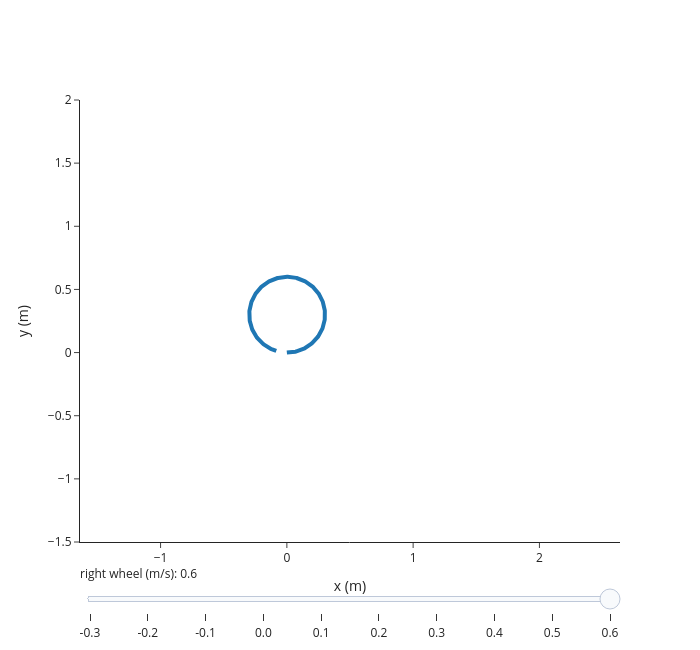

Notebook source saved alongside this figure:
### Markdown cell above
## 4. Try it: change the right wheel's speed

The slider sets the right wheel's ground speed; the left wheel stays at 0.3 m/s. Each path runs for 4 s from the origin, facing along x.

### Code cell
def path(vR, vL, T=4.0, dt=0.01):
    v, w = (vR + vL) / 2, (vR - vL) / L
    q, pts = (0.0, 0.0, 0.0), [(0.0, 0.0)]
    for _ in range(round(T / dt)):
        q = step(q, v, w, dt)
        pts.append(q[:2])
    return np.array(pts)

speeds = np.round(np.arange(-0.3, 0.61, 0.1), 2)
fig = go.Figure()
for i, vR in enumerate(speeds):
    p = path(vR, 0.3)
    fig.add_trace(go.Scatter(x=p[:, 0], y=p[:, 1], mode="lines", visible=(i == len(speeds) - 1),
                             line=dict(width=4), name=f"vR = {vR}"))
steps = [dict(method="update", label=f"{vR}", args=[{"visible": [j == i for j in range(len(speeds))]}])
         for i, vR in enumerate(speeds)]
fig.update_layout(sliders=[dict(active=len(speeds) - 1, steps=steps, currentvalue=dict(prefix="right wheel (m/s): "))],
                  xaxis=dict(range=[-1.5, 2.5], title="x (m)"), yaxis=dict(range=[-1.5, 2], title="y (m)", scaleanchor="x"),
                  template="simple_white", width=700, height=650, showlegend=False)
fig.show()

### Figure 1 — Plotly figure (JSON) as saved in the notebook; plotly's stock layout.template omitted (floating-point values rounded to 4 significant figures; data arrays with more than 128 entries replaced by an {"elided": "..."} marker saying what was removed)
{"data": [{"line": {"width": 4}, "mode": "lines", "name": "vR = -0.3", "type": "scatter", "visible": false, "x": {"elided": "401 float values"}, "y": {"elided": "401 float values"}}, {"line": {"width": 4}, "mode": "lines", "name": "vR = -0.2", "type": "scatter", "visible": false, "x": {"elided": "401 float values"}, "y": {"elided": "401 float values"}}, {"line": {"width": 4}, "mode": "lines", "name": "vR = -0.1", "type": "scatter", "visible": false, "x": {"elided": "401 float values"}, "y": {"elided": "401 float values"}}, {"line": {"width": 4}, "mode": "lines", "name": "vR = 0.0", "type": "scatter", "visible": false, "x": {"elided": "401 float values"}, "y": {"elided": "401 float values"}}, {"line": {"width": 4}, "mode": "lines", "name": "vR = 0.1", "type": "scatter", "visible": false, "x": {"elided": "401 float values"}, "y": {"elided": "401 float values"}}, {"line": {"width": 4}, "mode": "lines", "name": "vR = 0.2", "type": "scatter", "visible": false, "x": {"elided": "401 float values"}, "y": {"elided": "401 float values"}}, {"line": {"width": 4}, "mode": "lines", "name": "vR = 0.3", "type": "scatter", "visible": false, "x": {"elided": "401 float values"}, "y": {"elided": "401 float values"}}, {"line": {"width": 4}, "mode": "lines", "name": "vR = 0.4", "type": "scatter", "visible": false, "x": {"elided": "401 float values"}, "y": {"elided": "401 float values"}}, {"line": {"width": 4}, "mode": "lines", "name": "vR = 0.5", "type": "scatter", "visible": false, "x": {"elided": "401 float values"}, "y": {"elided": "401 float values"}}, {"line": {"width": 4}, "mode": "lines", "name": "vR = 0.6", "type": "scatter", "visible": true, "x": {"elided": "401 float values"}, "y": {"elided": "401 float values"}}], "layout": {"height": 650, "showlegend": false, "sliders": [{"active": 9, "currentvalue": {"prefix": "right wheel (m/s): "}, "steps": [{"args": [{"visible": [true, false, false, false, false, false, false, false, false, false]}], "label": "-0.3", "method": "update"}, {"args": [{"visible": [false, true, false, false, false, false, false, false, false, false]}], "label": "-0.2", "method": "update"}, {"args": [{"visible": [false, false, true, false, false, false, false, false, false, false]}], "label": "-0.1", "method": "update"}, {"args": [{"visible": [false, false, false, true, false, false, false, false, false, false]}], "label": "0.0", "method": "update"}, {"args": [{"visible": [false, false, false, false, true, false, false, false, false, false]}], "label": "0.1", "method": "update"}, {"args": [{"visible": [false, false, false, false, false, true, false, false, false, false]}], "label": "0.2", "method": "update"}, {"args": [{"visible": [false, false, false, false, false, false, true, false, false, false]}], "label": "0.3", "method": "update"}, {"args": [{"visible": [false, false, false, false, false, false, false, true, false, false]}], "label": "0.4", "method": "update"}, {"args": [{"visible": [false, false, false, false, false, false, false, false, true, false]}], "label": "0.5", "method": "update"}, {"args": [{"visible": [false, false, false, false, false, false, false, false, false, true]}], "label": "0.6", "method": "update"}]}], "width": 700, "xaxis": {"range": [-1.5, 2.5], "title": {"text": "x (m)"}}, "yaxis": {"range": [-1.5, 2], "scaleanchor": "x", "title": {"text": "y (m)"}}}}
